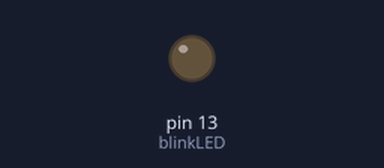
The sketch below on a simulated Arduino Uno, built with avr-gcc and run on an emulated ATmega328P. Parts: output pins drawn as LEDs (lit = HIGH).

Above: at 7.5 s.
At 22.5 s:
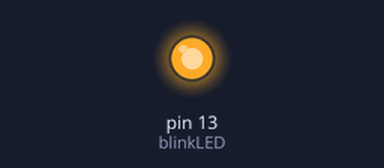
Timing chart, 0 to 39.0 s (numbered marks = the images above):
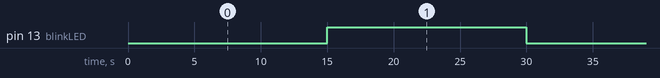

Measured:
- by itself, pin 13 (blinkLED): alternates HIGH for 15.0 s and LOW for 15.0 s

The sketch:

freeRTOS.ino
```cpp
#include <Arduino_FreeRTOS.h>

#include <avr/io.h>

void blinkLED(void* parameter)
{
  DDRB |= (1 << PB5);   // PB.5 as output
  for (;;)
  {
    PORTB &= ~(1 << PB5); // Turn LED on
    vTaskDelay(1000);  // Wait
    PORTB |= (1 << PB5);  // Turn LED off
    vTaskDelay(1000);  // Wait
  }
}

int main(void)
{

    blinkLED(10);
    return 0;
}
```
